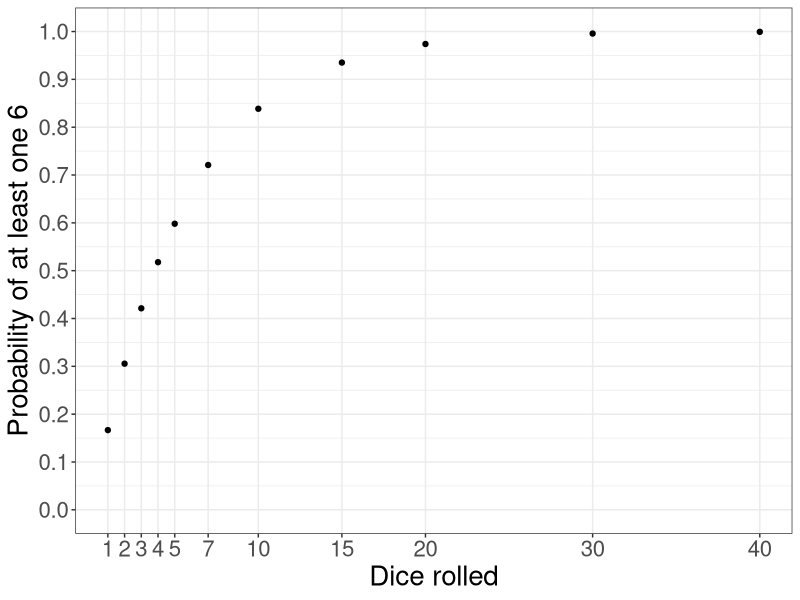
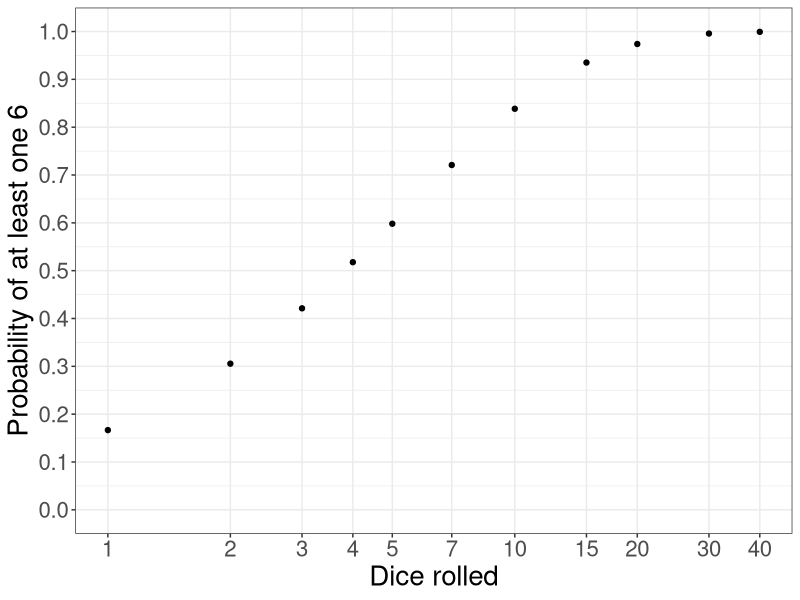

These figures' R source, in order:
library(tidyverse)

df <- tibble(Dice = c(1, 2, 3, 4, 5, 7, 10, 15, 20, 30, 40),
             Prob = 1-(1-1/6)^Dice)



ggplot(df, aes(Dice, Prob)) +
  geom_point() +
  geom_blank() +
  scale_x_continuous("Dice rolled",
                     breaks = df$Dice,
                     minor_breaks = NULL) +
  scale_y_continuous("Probability of at least one 6",
                     limits = c(0,1),
                     breaks = 0:10/10) +
  theme_bw() + theme(text=element_text(size = 20))

last_plot() +
  scale_x_log10("Dice rolled",
                breaks = df$Dice,
                minor_breaks = NULL)
